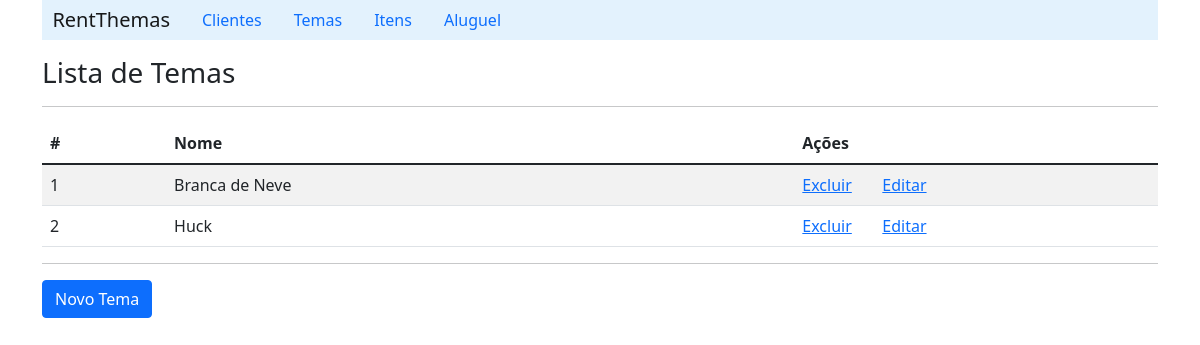
Page /listTheme/ on the earlier database version.
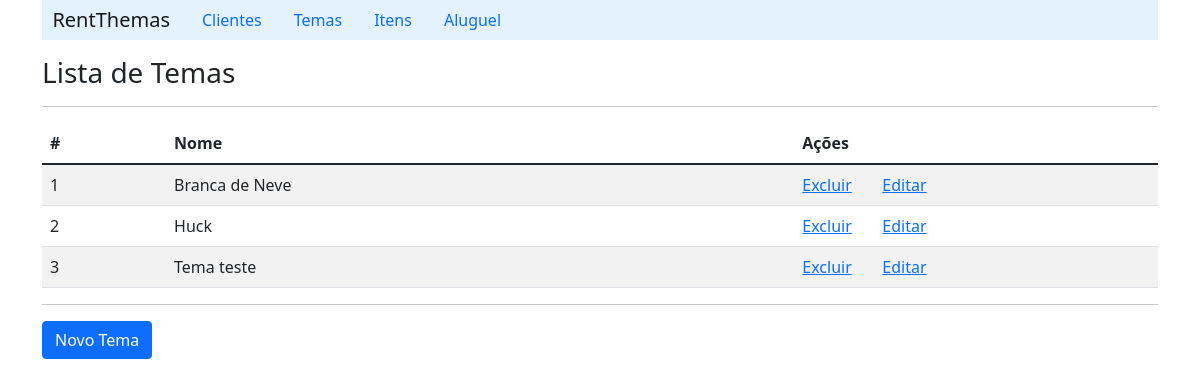
Same page on the later database version.
### rent/models.py (models this page shows, shortened)
class Theme(models.Model):
    name = models.CharField(max_length=20, blank=False)
    color = models.CharField(max_length=10)
    price = models.FloatField()
    itens =  models.ManyToManyField('Item', related_name='themes')

### rent/views.py (the view)
# urls.py: path('listTheme/', ThemeViews.listTheme),
    def listTheme(request):
        themes_list = Theme.objects.all()
        context = {'theme_list': themes_list}
        return render(request, 'theme/listTheme.html', context)

### rent/templates/theme/listTheme.html (shortened to what this page needs)
{% extends "index.html" %}
    {% block content %}
        <h3>Lista de Temas</h3>
        <hr>
        <table class="table table-striped">
            {% if theme_list %}
                <thead>
                    <tr>
                        <th scope="col">#</th>
                        <th scope="col">Nome</th>
                        <th scope="col">Ações</th>
                        <th scope="col"></th>
                    </tr>
                </thead>
                {% for theme in theme_list%}
                    <tr>
                        <td>{{theme.id}}</td>
                        <td>{{theme.name}}</td>
                        <td width='80'><a href="/deleteTheme/{{theme.id}}">Excluir</a></td>
                        <td><a href="/detailTheme/{{theme.id}}">Editar</a></td>
                    </tr>
                {% endfor %}
            {% else %}
                <p>Nenhum tema cadastrado!!</p>
            {%endif%}
        </table>
        <hr>
        <a class="btn btn-primary" href="/formTheme">Novo Tema</a>
    {% endblock %}

Differences in the rows shown:
added Theme: id "3", name "Tema teste"
